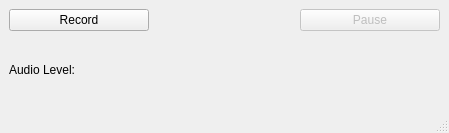
<?xml version="1.0" encoding="UTF-8"?>
<ui version="4.0">
 <class>AudioRecorder</class>
 <widget class="QMainWindow" name="AudioRecorder">
  <property name="geometry">
   <rect>
    <x>0</x>
    <y>0</y>
    <width>449</width>
    <height>133</height>
   </rect>
  </property>
  <property name="windowTitle">
   <string>MainWindow</string>
  </property>
  <widget class="QWidget" name="centralwidget">
   <layout class="QGridLayout" name="gridLayout_3">
    <item row="0" column="0">
     <widget class="QPushButton" name="recordButton">
      <property name="text">
       <string>Record</string>
      </property>
     </widget>
    </item>
    <item row="1" column="1" colspan="2">
     <layout class="QVBoxLayout" name="levelsLayout"/>
    </item>
    <item row="1" column="0">
     <widget class="QLabel" name="levelLabel">
      <property name="text">
       <string>Audio Level:</string>
      </property>
     </widget>
    </item>
    <item row="0" column="2">
     <widget class="QPushButton" name="pauseButton">
      <property name="enabled">
       <bool>false</bool>
      </property>
      <property name="text">
       <string>Pause</string>
      </property>
     </widget>
    </item>
   </layout>
  </widget>
  <widget class="QStatusBar" name="statusbar"/>
 </widget>
 <resources/>
 <connections>
  <connection>
   <sender>recordButton</sender>
   <signal>clicked()</signal>
   <receiver>AudioRecorder</receiver>
   <slot>toggleRecord()</slot>
   <hints>
    <hint type="sourcelabel">
     <x>191</x>
     <y>340</y>
    </hint>
    <hint type="destinationlabel">
     <x>113</x>
     <y>317</y>
    </hint>
   </hints>
  </connection>
  <connection>
   <sender>pauseButton</sender>
   <signal>clicked()</signal>
   <receiver>AudioRecorder</receiver>
   <slot>togglePause()</slot>
   <hints>
    <hint type="sourcelabel">
     <x>252</x>
     <y>334</y>
    </hint>
    <hint type="destinationlabel">
     <x>258</x>
     <y>346</y>
    </hint>
   </hints>
  </connection>
 </connections>
 <slots>
  <slot>setOutputLocation()</slot>
  <slot>toggleRecord()</slot>
  <slot>togglePause()</slot>
 </slots>
</ui>
